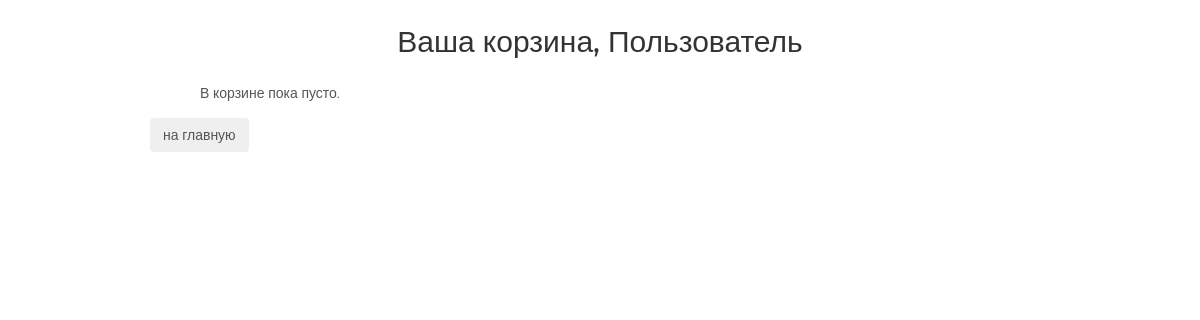
Page /basket/ (signed in) on the earlier database version.
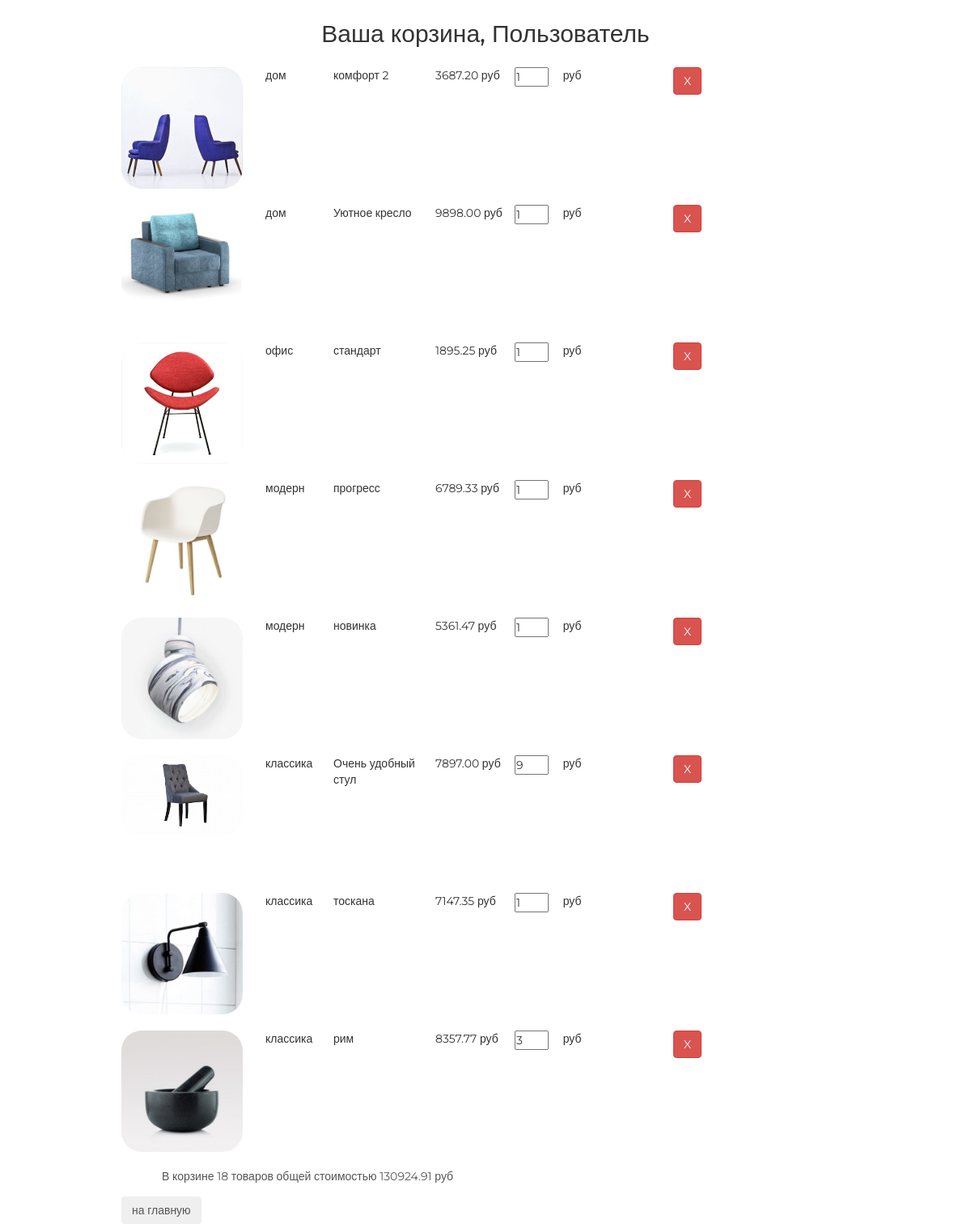
Same page on the later database version.
### basketapp/models.py (models this page shows, shortened)
class Basket(models.Model):
    user = models.ForeignKey(settings.AUTH_USER_MODEL, on_delete=models.CASCADE)
    product = models.ForeignKey(Product, on_delete=models.CASCADE)
    quantity = models.PositiveIntegerField(default=0, verbose_name='количество')
    added_at = models.DateTimeField(auto_now_add=True, verbose_name='добавлено в корзину')
    @property
    def product_price(self):
        return self.product.price * self.quantity
    @property
    def total_quantity(self):
        _items = Basket.objects.filter(user=self.user)
        _total_quantity = sum(list(map(lambda x: x.quantity, _items)))
        return _total_quantity
    @property
    def total_cost(self):
        _items = Basket.objects.filter(user=self.user)
        _total_cost = sum(list(map(lambda x: x.product_price, _items)))
        return _total_cost
    @staticmethod
    def get_items(user):
        return Basket.objects.filter(user=user).order_by('product__category')

### mainapp/models.py (models this page shows, shortened)
class Product(models.Model):
    category = models.ForeignKey(ProductCategory, on_delete=models.CASCADE)
    name = models.CharField(max_length=128, verbose_name='имя')
    image = models.ImageField(upload_to='products_images', blank=True, verbose_name='изображение')
    short_desc = models.CharField(max_length=128, verbose_name='краткое описание', blank=True)
    description = models.TextField(blank=True, verbose_name='описание')
    price = models.DecimalField(max_digits=8, decimal_places=2, default=0, verbose_name='цена')
    quantity = models.PositiveSmallIntegerField(default=0, verbose_name='количество товара')
    is_active = models.BooleanField(default=True, verbose_name='активен')
    class Meta:
        verbose_name = 'продукт'
        verbose_name_plural = 'продукты'

class ProductCategory(models.Model):
    name = models.CharField(max_length=64, unique=True, verbose_name='имя')
    description = models.TextField(blank=True, verbose_name='описание')
    is_active = models.BooleanField(verbose_name='активна', default=True)
    class Meta:
        verbose_name = 'категория'
        verbose_name_plural = 'категории'

### authapp/models.py (models this page shows, shortened)
class ShopUser(AbstractUser):
    avatar = models.ImageField(upload_to='users_avatars', blank=True, verbose_name='аватар')
    age = models.PositiveSmallIntegerField(verbose_name='Возраст', default=18)
    activation_key = models.CharField(max_length=128, blank=True)
    activation_key_expires = models.DateTimeField(default=(now() + timedelta(hours=48)))

### basketapp/views.py (the view)
# urls.py: path('', basketapp.basket, name='basket'),
@login_required
def basket(request):
    title = 'корзина'
    basket_items = Basket.get_items(request.user)
    content = {
        'title': title,
        'basket_items': basket_items,
    }
    return render(request, 'basketapp/basket.html', content)

### adminapp/templatetags/custom_tags.py (called while the page is built)
@register.filter(name='media_folder_products')
def media_folder_products(string):
    if not string:
        string = 'products_images/default.jpg'
    return f'{settings.MEDIA_URL}{string}'

### mainapp/context_processors.py (called while the page is built)
def basket(request):
    basket_items = []
    if request.user.is_authenticated:
        basket_items = Basket.objects.filter(user=request.user)
    return {
        'basket': basket_items
    }

### basketapp/templates/basketapp/basket.html
{% extends 'basketapp/base.html' %}
{% load staticfiles %}
{% block content %}
    <div class="basket_list">
        {% include 'basketapp/inc/inc_basket_list.html' %}
    </div>
    <button class="btn btn-round">
        <a href="{% url 'main' %}">на главную</a>
    </button>
{% endblock %}

### basketapp/templates/basketapp/inc/inc_basket_list.html
{% load custom_tags %}
{% for item in basket_items %}
    <div class="basket_record">
        <img src="{{ item.product.image|media_folder_products }}"
             alt="{{ item.product.short_desc }}">
        <span class="category_name">{{ item.product.category.name }}</span>
        <span class="product_name">{{ item.product.name }}</span>
        <span class="product_price">{{ item.product.price }}&nbspруб</span>
        <input type="number" name="{{ item.pk }}" min="0" value="{{ item.quantity }}"/>
        <span class="product_cost">{{ item.cost }}&nbspруб</span>
        <a href="{% url 'basket:remove' item.pk %}" class="btn btn-round btn-danger">
            X
        </a>
    </div>
{% endfor %}
{% if basket_items %}
    <div class="basket_summary">
        В корзине {{ basket_items.0.total_quantity }} товаров общей стоимостью
        {{ basket_items.0.total_cost }} руб
    </div>
{% else %}
    <div class="basket_summary">
        В корзине пока пусто.
    </div>
{% endif %}

Differences in the rows shown:
added Basket: product.image|media_folder_products (picture), product.category.name "дом", product.name "комфорт 2", product.price "3687.20", quantity "1", user+quantity "18", user+product+quantity "130924.91"
added Basket: product.image|media_folder_products (picture), product.category.name "дом", product.name "Уютное кресло", product.price "9898.00", quantity "1"
added Basket: product.image|media_folder_products (picture), product.category.name "офис", product.name "стандарт", product.price "1895.25", quantity "1"
added Basket: product.image|media_folder_products (picture), product.category.name "модерн", product.name "прогресс", product.price "6789.33", quantity "1"
added Basket: product.image|media_folder_products (picture), product.category.name "модерн", product.name "новинка", product.price "5361.47", quantity "1"
added Basket: product.image|media_folder_products (picture), product.category.name "классика", product.name "Очень удобный стул", product.price "7897.00", quantity "9"
added Basket: product.image|media_folder_products (picture), product.category.name "классика", product.name "тоскана", product.price "7147.35", quantity "1"
added Basket: product.image|media_folder_products (picture), product.category.name "классика", product.name "рим", product.price "8357.77", quantity "3"
Other differences:
text no longer shown: "В корзине пока пусто."
text now shown: "В корзине товаров общей стоимостью руб"
